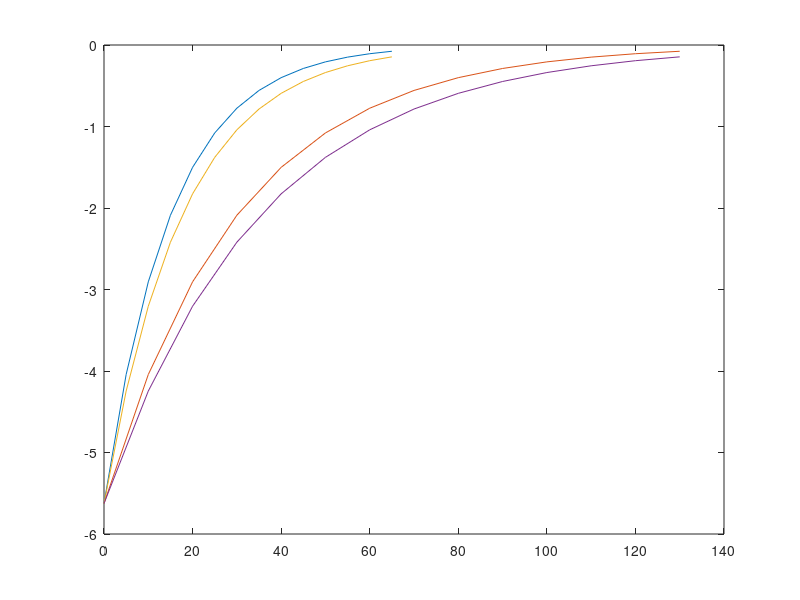
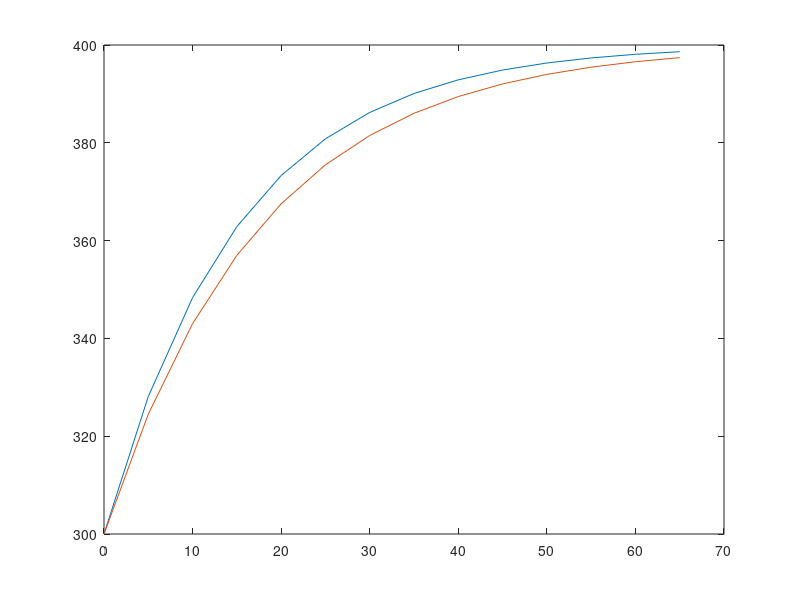

These charts were generated, in order, by the following MATLAB code:
f=@(T) 0.05625*(400-T);%function for rate of temperature change

h=5;%step size
n=60/h;%for t=1 minutes we have to calculate
t0=0;%initial time
F=zeros(n,1);%coloumn matrix that stores rate of temperature decrease at t(i)
time=zeros(n,1);
T=zeros(n,1);
time(1)=t0;T(1)=300;F(1)=-5.625;%initial value stored in coloumn matrix
%code for explicit euler
for i=1:n+1
    time(i+1)=t0+i*h;
    T(i+1)=T(i)+h*f(T(i));
    F(i+1)=-f(T(i+1));%function for rate of temperature decrease
  
    fprintf('RATE OF TEMPERATURE DECREASE OF BALL IS %.4f AT TIME=%.2f\n',F(i),time(i));
end
disp(T) %Temperature matrix for respective value of time matrix using euler explicit
figure(1)%plot for rate of temperatue decrease v/s time when temperature calculated by euler explicit
plot(time,F)
hold on
plot(2*time,F)
figure(2)%plot of temperature of ball v/s time when temperature calculated by euler explicit
plot(time,T)

hc=5;%point upto which euler explicit method is stable.
m=60/hc;
t0=0;%initial time
F=zeros(m,1);%coloumn matrix that stores rate of temperature decrease at t(i)
time=zeros(m,1);
T=zeros(m,1);
time(1)=t0;T(1)=300;F(1)=-5.625;%initial value stored in coloumn matrix
%code for RK-4
for i=1:m+1
    time(i+1)=time(1)+i*hc;

    k1=h*f(T(i));
    k2=h*f(T(i)+k1/2);
    k3=h*f(T(i)+k2/2);
    k4=h*f(T(i)+k3);
    T(i+1)=T(i)+1/6*(k1+2*k2 +2*k3 +k4);
    F(i+1)=-f(T(i+1));
    fprintf('RATE OF TEMPERATURE DECREASE OF BALL IS %.4f AT TIME=%.2f\n',F(i),time(i));
end
disp(T) %Temperature matrix for respective value of time matrix using RK_-4
figure(2)
hold on
plot(time,T)%plot of temperature of ball v/s time when temperature calculated by RK-4
figure(1)
hold on 
plot(time,F)%plot for rate of temperatue decrease v/s time when temperature calculated by RK-4
hold on 
plot(2*time,F)
